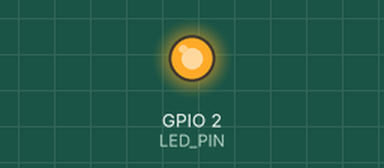
A sketch run on a simulated ESP32. Parts: output pins drawn as LEDs (lit = HIGH). Nothing arrives over Bluetooth unless stated; a phone connects over Bluetooth LE 3 s after start.

Above: at 0.1 s.
At 0.5 s:
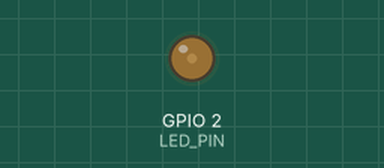
Timing chart, 0 to 2.0 s (numbered marks = the images above):
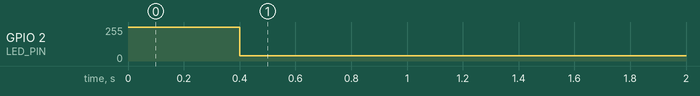

Measured:
- by itself, GPIO 2 (LED_PIN): 255/255 → 40/255 at 0.40 s

The sketch:

luz_freno.ino
```cpp
/*
 * Luz de freno para bici, ESP32 + BLE.
 * Recibe 1 byte desde la app (luz-freno.html):
 *   0 = rodando   -> luz tenue fija
 *   1 = frenando  -> 3 destellos rápidos y luego fija a tope
 *   2 = parado    -> fija a tope (semáforo)
 *   3 = emergencia-> destello rápido
 * Si pasan más de 4 s sin recibir nada (móvil lejos, app cerrada), vuelve a luz tenue fija.
 *
 * Montaje: GPIO LED_PIN -> puerta de un MOSFET de nivel lógico (p. ej. IRLZ44N o AO3400)
 * que maneja un LED rojo de potencia o una tira de LEDs rojos de 5-12 V.
 * Para probar sin montar nada, deja LED_PIN = 2 (LED azul de muchas placas ESP32).
 *
 * Placa: cualquier ESP32 (DevKit, C3, S3). Núcleo Arduino-ESP32 2.x o 3.x. Sin librerías extra.
 */
#include <BLEDevice.h>
#include <BLEServer.h>
#include <BLEUtils.h>

#define LED_PIN 2
#define PWM_FREQ 2000
#define PWM_BITS 8
#define DIM_LEVEL 40            // 0-255 brillo de la luz tenue
#define FAILSAFE_MS 4000

#define SERVICE_UUID "b1c10001-0c4d-4b83-9a6d-5d1a1e000001"
#define CHAR_UUID    "b1c10002-0c4d-4b83-9a6d-5d1a1e000001"

volatile uint8_t state = 0;
volatile uint32_t lastCmdMs = 0;
volatile uint32_t stateSinceMs = 0;
bool connected = false;

void setLed(uint8_t duty) {
#if ESP_ARDUINO_VERSION_MAJOR >= 3
  ledcWrite(LED_PIN, duty);
#else
  ledcWrite(0, duty);
#endif
}

class CmdCallbacks : public BLECharacteristicCallbacks {
  void onWrite(BLECharacteristic *c) override {
    auto v = c->getValue();
    if (v.length() < 1) return;
    uint8_t s = (uint8_t)v[0];
    if (s > 3) return;
    lastCmdMs = millis();
    if (s != state) { state = s; stateSinceMs = millis(); }
  }
};

class ServerCallbacks : public BLEServerCallbacks {
  void onConnect(BLEServer *) override { connected = true; lastCmdMs = millis(); }
  void onDisconnect(BLEServer *server) override {
    connected = false;
    state = 0; stateSinceMs = millis();
    BLEDevice::startAdvertising();      // vuelve a ser visible para reconectar
  }
};

void setup() {
#if ESP_ARDUINO_VERSION_MAJOR >= 3
  ledcAttach(LED_PIN, PWM_FREQ, PWM_BITS);
#else
  ledcSetup(0, PWM_FREQ, PWM_BITS);
  ledcAttachPin(LED_PIN, 0);
#endif
  setLed(255);                           // prueba de arranque: encendida un instante
  delay(400);

  BLEDevice::init("LuzBici");
  BLEServer *server = BLEDevice::createServer();
  server->setCallbacks(new ServerCallbacks());
  BLEService *service = server->createService(SERVICE_UUID);
  BLECharacteristic *chr = service->createCharacteristic(
      CHAR_UUID, BLECharacteristic::PROPERTY_WRITE | BLECharacteristic::PROPERTY_WRITE_NR);
  chr->setCallbacks(new CmdCallbacks());
  service->start();

  BLEAdvertising *adv = BLEDevice::getAdvertising();
  adv->addServiceUUID(SERVICE_UUID);     // la app filtra por este servicio
  adv->setScanResponse(true);
  adv->start();

  lastCmdMs = millis();
  stateSinceMs = millis();
}

void loop() {
  uint32_t now = millis();
  uint8_t s = state;
  if (now - lastCmdMs > FAILSAFE_MS) s = 0;      // sin latido: luz tenue fija

  uint32_t since = now - stateSinceMs;
  uint8_t duty;
  switch (s) {
    case 1:                                     // 3 destellos y fija
      duty = (since < 600) ? ((since / 100) % 2 == 0 ? 255 : 30) : 255;
      break;
    case 2:
      duty = 255;
      break;
    case 3:
      duty = ((now / 100) % 2 == 0) ? 255 : 20;
      break;
    default:
      duty = DIM_LEVEL;
  }
  setLed(duty);
  delay(10);
}
```
